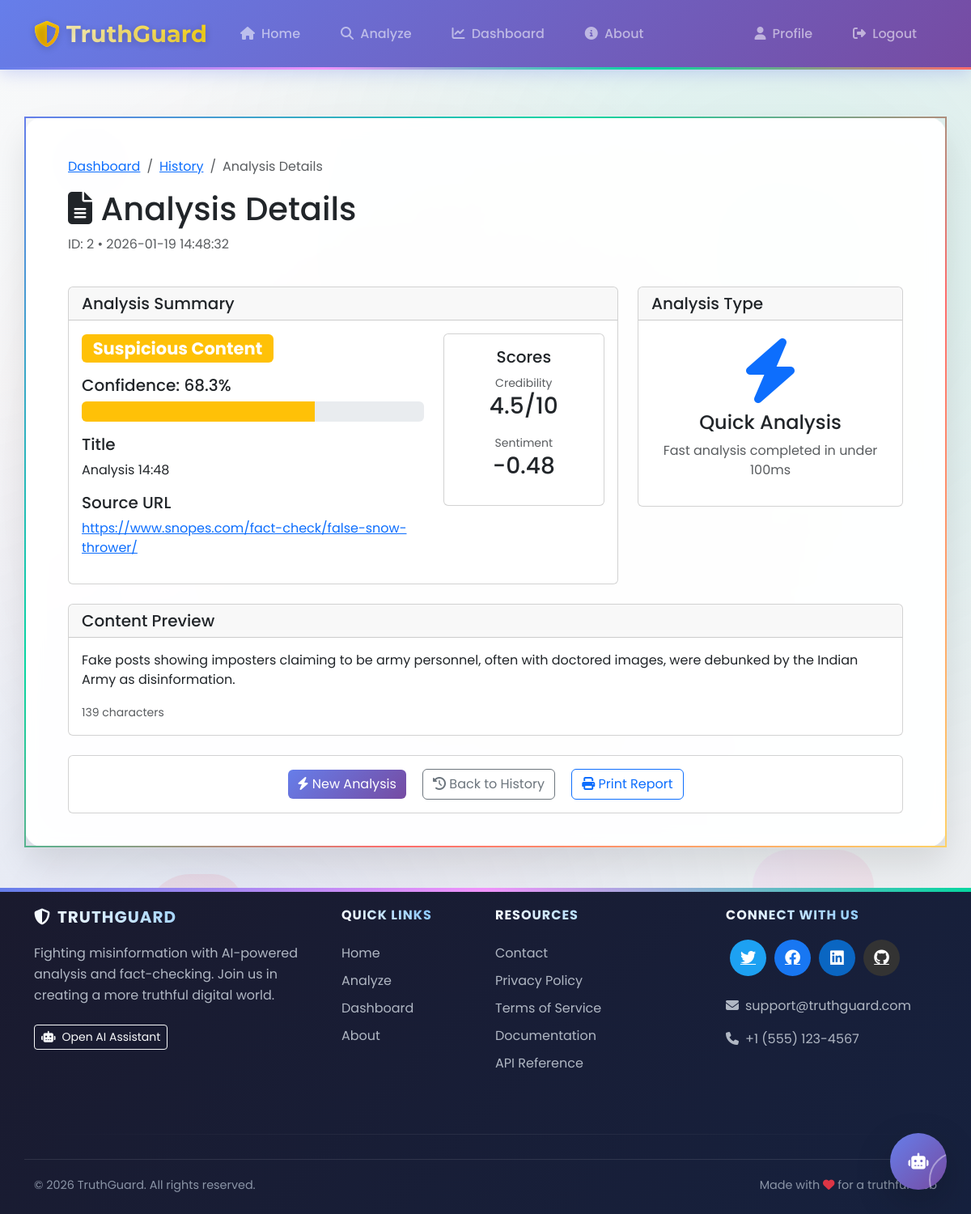
Page /analysis/2 (signed in) on the committed database.
### app.py (models this page shows, shortened)
class Analysis(db.Model):
    __tablename__ = 'analyses'
    id = db.Column(db.Integer, primary_key=True)
    title = db.Column(db.Text, default='')
    content = db.Column(db.Text, default='')  # raw text content (for display/search)
    article_data = db.Column(db.JSON, nullable=True)  # optional structured article extraction
    source_url = db.Column(db.Text, nullable=True)  # This should be nullable
    classification = db.Column(db.String(20), nullable=False, default='UNKNOWN')  # RELIABLE, SUSPICIOUS, FAKE, etc.
    confidence_score = db.Column(db.Float, nullable=True)
    sentiment_score = db.Column(db.Float, nullable=True)
    sensationalism_score = db.Column(db.Float, nullable=True)
    credibility_score = db.Column(db.Float, nullable=True)
    key_findings = db.Column(db.Text, default='[]')  # JSON string
    recommendations = db.Column(db.Text, nullable=True)  # JSON string
    fact_checks = db.Column(db.Text, nullable=True)  # JSON string
    analysis_metadata = db.Column(db.Text, default='{}')  # JSON string (e.g. word count, etc.)
    is_quick_analysis = db.Column(db.Boolean, default=False)
    user_id = db.Column(db.Integer, db.ForeignKey('user.id'), nullable=False)
    created_at = db.Column(db.DateTime, default=lambda: datetime.now(timezone.utc))
    updated_at = db.Column(db.DateTime, default=lambda: datetime.now(timezone.utc),
                           onupdate=lambda: datetime.now(timezone.utc))

### app.py (the view)
@app.route('/analysis/<int:analysis_id>')
@login_required
def analysis_detail(analysis_id):
    analysis = Analysis.query.get_or_404(analysis_id)
    if analysis.user_id != current_user.id and current_user.role != 'admin':
        flash('Access denied', 'danger')
        return redirect(url_for('dashboard'))
    try:
        key_findings = json.loads(analysis.key_findings) if analysis.key_findings else []
    except:
        key_findings = []
    try:
        analysis_metadata = json.loads(analysis.analysis_metadata) if analysis.analysis_metadata else {}
    except:
        analysis_metadata = {}
    word_count = analysis_metadata.get('word_count', len(analysis.content.split()) if analysis.content else 0)
    return render_template('analysis_detail.html',
                           analysis=analysis,
                           key_findings=key_findings,
                           word_count=word_count,
                           analysis_metadata=analysis_metadata)

### app.py (called while the page is built)
@login_manager.user_loader
def load_user(user_id):
    try:
        return db.session.get(User, int(user_id))
    except Exception:
        return None

@app.context_processor
def inject_gemini_status():
    return {
        'gemini_available': _GEMINI_AVAILABLE,
        'gemini_model': _GEMINI_MODEL,
        'gemini_api_key_set': bool(_GEMINI_API_KEY and _GEMINI_API_KEY != 'your-gemini-api-key-here')
    }

### templates/analysis_detail.html (shortened to what this page needs)
{% extends "base.html" %}
{% block content %}
<div class="container mt-4">
    <div class="row mb-4">
        <div class="col">
            <nav aria-label="breadcrumb">
                <ol class="breadcrumb">
                    <li class="breadcrumb-item"><a href="/dashboard">Dashboard</a></li>
                    <li class="breadcrumb-item"><a href="/history">History</a></li>
                    <li class="breadcrumb-item active">Analysis Details</li>
                </ol>
            </nav>
            <h1><i class="fas fa-file-alt"></i> Analysis Details</h1>
            <p class="text-muted">ID: {{ analysis.id }} • {{ analysis.created_at.strftime('%Y-%m-%d %H:%M:%S') }}</p>
        </div>
    </div>
    <div class="row mb-4">
        <div class="col-lg-8">
            <div class="card">
                <div class="card-header">
                    <h5 class="mb-0">Analysis Summary</h5>
                </div>
                <div class="card-body">
                    <div class="row">
                        <div class="col-md-8">
                            <h3>
                                {% if analysis.classification == 'RELIABLE' %}
                                <span class="badge bg-success">Reliable Content</span>
                                {% elif analysis.classification == 'SUSPICIOUS' %}
                                <span class="badge bg-warning">Suspicious Content</span>
                                {% elif analysis.classification == 'FAKE' %}
                                <span class="badge bg-danger">Fake Content</span>
                                {% else %}
                                <span class="badge bg-secondary">{{ analysis.classification }}</span>
                                {% endif %}
                            </h3>
                            {% if analysis.confidence_score %}
                            <div class="mt-3">
                                <h5>Confidence: {{ (analysis.confidence_score * 100)|round(1) }}%</h5>
                                <div class="progress" style="height: 25px;">
                                    <div class="progress-bar
                                        {% if analysis.confidence_score >= 0.7 %}bg-success
                                        {% elif analysis.confidence_score >= 0.4 %}bg-warning
                                        {% else %}bg-danger{% endif %}"
                                        style="width: {{ analysis.confidence_score * 100 }}%">
                                    </div>
                                </div>
                            </div>
                            {% endif %}
                            {% if analysis.title %}
                            <div class="mt-3">
                                <h5>Title</h5>
                                <p>{{ analysis.title }}</p>
                            </div>
                            {% endif %}
                            {% if analysis.source_url %}
                            <div class="mt-3">
                                <h5>Source URL</h5>
                                <p><a href="{{ analysis.source_url }}" target="_blank">{{ analysis.source_url }}</a></p>
                            </div>
                            {% endif %}
                        </div>
                        <div class="col-md-4">
                            <div class="card">
                                <div class="card-body text-center">
                                    <h5 class="card-title">Scores</h5>
                                    {% if analysis.credibility_score %}
                                    <div class="mb-3">
                                        <small class="text-muted">Credibility</small>
                                        <h3>{{ analysis.credibility_score|round(1) }}/10</h3>
                                    </div>
                                    {% endif %}
                                    {% if analysis.sentiment_score %}
                                    <div class="mb-3">
                                        <small class="text-muted">Sentiment</small>
                                        <h3>{{ analysis.sentiment_score|round(2) }}</h3>
                                    </div>
                                    {% endif %}
                                </div>
                            </div>
                        </div>
                    </div>
                </div>
            </div>
        </div>
        <div class="col-lg-4">
            <div class="card">
                <div class="card-header">
                    <h5 class="mb-0">Analysis Type</h5>
                </div>
                <div class="card-body text-center">
                    {% if analysis.is_quick_analysis %}
                    <div class="display-1 text-primary">
                        <i class="fas fa-bolt"></i>
                    </div>
                    <h4>Quick Analysis</h4>
                    <p class="text-muted">Fast analysis completed in under 100ms</p>
                    {% else %}
                    <div class="display-1 text-success">
                        <i class="fas fa-chart-bar"></i>
                    </div>
                    <h4>Detailed Analysis</h4>
                    <p class="text-muted">Comprehensive analysis with full report</p>
                    {% endif %}
                </div>
            </div>
        </div>
    </div>
    <div class="row mb-4">
        <div class="col">
            <div class="card">
                <div class="card-header">
                    <h5 class="mb-0">Content Preview</h5>
                </div>
                <div class="card-body">
                    <div class="content-preview" style="max-height: 300px; overflow-y: auto;">
                        {{ analysis.content|safe }}
                    </div>
                    <div class="mt-3">
                        <small class="text-muted">{{ analysis.content|length }} characters</small>
                    </div>
                </div>
            </div>
        </div>
    </div>
    <div class="row mt-4">
        <div class="col">
            <div class="card">
                <div class="card-body text-center">
                    <a href="/analyze" class="btn btn-primary me-3">
                        <i class="fas fa-bolt"></i> New Analysis
                    </a>
                    <a href="/history" class="btn btn-outline-secondary me-3">
                        <i class="fas fa-history"></i> Back to History
                    </a>
                    <button onclick="window.print()" class="btn btn-outline-primary">
                        <i class="fas fa-print"></i> Print Report
                    </button>
                </div>
            </div>
        </div>
    </div>
</div>
{% endblock %}

### templates/base.html (shortened to what this page needs)
<!DOCTYPE html>
<html lang="en">
<head>
    <link href="https://cdn.jsdelivr.net/npm/bootstrap@5.3.0/dist/css/bootstrap.min.css" rel="stylesheet">
    <link rel="stylesheet" href="https://cdnjs.cloudflare.com/ajax/libs/font-awesome/6.4.0/css/all.min.css">
    <link rel="stylesheet" href="https://cdnjs.cloudflare.com/ajax/libs/animate.css/4.1.1/animate.min.css">
</head>
<body class="{% if current_user.is_authenticated %}logged-in{% endif %}">
    <div class="floating-bg-element" style="top: 70%; right: 10%; width: 150px; height: 150px; background: var(--secondary-gradient); border-radius: 30%; animation-delay: 5s;"></div>
    <div class="floating-bg-element" style="bottom: 20%; left: 15%; width: 120px; height: 120px; background: var(--danger-gradient); border-radius: 60% 40% 30% 70%; animation-delay: 15s;"></div>
    <nav class="navbar navbar-expand-lg navbar-dark fixed-top">
        <div class="container">
            <a class="navbar-brand d-flex align-items-center" href="{{ url_for('index') }}">
                <i class="fas fa-shield-alt me-2"></i>
                <span>TruthGuard</span>
            </a>
            <div class="collapse navbar-collapse" id="navbarNav">
                <ul class="navbar-nav me-auto">
                    <li class="nav-item">
                        <a class="nav-link" href="{{ url_for('index') }}">
                            <i class="fas fa-home me-1"></i> Home
                        </a>
                    </li>
                    <li class="nav-item">
                        <a class="nav-link" href="{{ url_for('analyze') }}">
                            <i class="fas fa-search me-1"></i> Analyze
                        </a>
                    </li>
                    <li class="nav-item">
                        <a class="nav-link" href="{{ url_for('dashboard') }}">
                            <i class="fas fa-chart-line me-1"></i> Dashboard
                        </a>
                    </li>
                    <li class="nav-item">
                        <a class="nav-link" href="{{ url_for('about') }}">
                            <i class="fas fa-info-circle me-1"></i> About
                        </a>
                    </li>
                </ul>
                <ul class="navbar-nav">
                    {% if current_user.is_authenticated %}
                        <li class="nav-item">
                            <a class="nav-link" href="{{ url_for('profile') }}">
                                <i class="fas fa-user me-1"></i> Profile
                            </a>
                        </li>
                        <li class="nav-item">
                            <a class="nav-link" href="{{ url_for('logout') }}">
                                <i class="fas fa-sign-out-alt me-1"></i> Logout
                            </a>
                        </li>
                    {% endif %}
                </ul>
            </div>
        </div>
    </nav>
    <div class="container mt-5 pt-5">
    </div>
    <main class="container mt-5 pt-4">
        {% block content %}{% endblock %}
    </main>
    <footer class="footer mt-auto py-4">
        <div class="container">
            <div class="row">
                <div class="col-md-4 mb-4">
                    <h5><i class="fas fa-shield-alt me-2"></i>TruthGuard</h5>
                    <p>Fighting misinformation with AI-powered analysis and fact-checking. Join us in creating a more truthful digital world.</p>
                    <button class="btn btn-outline-light btn-sm mt-2" id="openChatFromFooter">
                        <i class="fas fa-robot me-2"></i>Open AI Assistant
                    </button>
                </div>
                <div class="col-md-2 mb-4">
                    <h6>Quick Links</h6>
                    <ul class="list-unstyled">
                        <li><a href="{{ url_for('index') }}">Home</a></li>
                        <li><a href="{{ url_for('analyze') }}">Analyze</a></li>
                        <li><a href="{{ url_for('dashboard') }}">Dashboard</a></li>
                        <li><a href="{{ url_for('about') }}">About</a></li>
                    </ul>
                </div>
                <div class="col-md-3 mb-4">
                    <h6>Resources</h6>
                    <ul class="list-unstyled">
                        <li><a href="{{ url_for('contact') }}">Contact</a></li>
                        <li><a href="#">Privacy Policy</a></li>
                        <li><a href="#">Terms of Service</a></li>
                        <li><a href="#">Documentation</a></li>
                        <li><a href="#">API Reference</a></li>
                    </ul>
                </div>
                <div class="col-md-3 mb-4">
                    <h6>Connect With Us</h6>
                    <div class="social-links d-flex mt-3">
                        <a href="#" class="fa-twitter"><i class="fab fa-twitter"></i></a>
                        <a href="#" class="fa-facebook"><i class="fab fa-facebook"></i></a>
                        <a href="#" class="fa-linkedin"><i class="fab fa-linkedin"></i></a>
                        <a href="#" class="fa-github"><i class="fab fa-github"></i></a>
                    </div>
                    <p class="mt-4">
                        <i class="fas fa-envelope me-2"></i>support@truthguard.com
                    </p>
                    <p class="mb-0">
                        <i class="fas fa-phone me-2"></i>+1 (555) 123-4567
                    </p>
                </div>
            </div>
            <hr>
            <div class="row footer-bottom">
                <div class="col-md-6">
                    <p class="mb-0">&copy; <span id="currentYear"></span> TruthGuard. All rights reserved.</p>
                </div>
                <div class="col-md-6 text-md-end">
                    <p class="mb-0">Made with <i class="fas fa-heart text-danger"></i> for a truthful web</p>
                </div>
            </div>
        </div>
    </footer>
    <div id="floatingChatBtn" style="position: fixed; bottom: 30px; right: 30px; z-index: 1000;">
        <button class="btn btn-primary rounded-circle shadow-lg chat-toggle-btn" id="floatingChatBtn">
            <i class="fas fa-robot fa-lg"></i>
            <span class="pulse-ring"></span>
        </button>
    </div>
</body>
</html>

### rows in the picture
Analysis: id "2", created_at "2026-01-19 14:48:32", (analysis.confidence_score*100)|round(1) "68.3", title "Analysis 14:48", source_url "https://www.snopes.com/fact-check/false-snow-thrower/", credibility_score "4.5", sentiment_score "-0.48", content "Fake posts showing imposters claiming to be army personnel, often with doctored images, were debunked by the Indian Army as disinformation."

### other values in the picture
{{ analysis.content|length }} "139"
